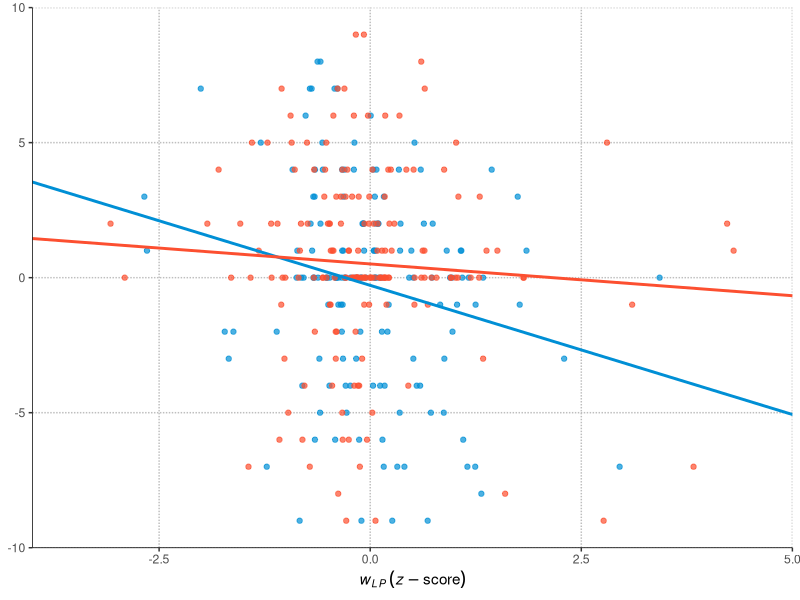
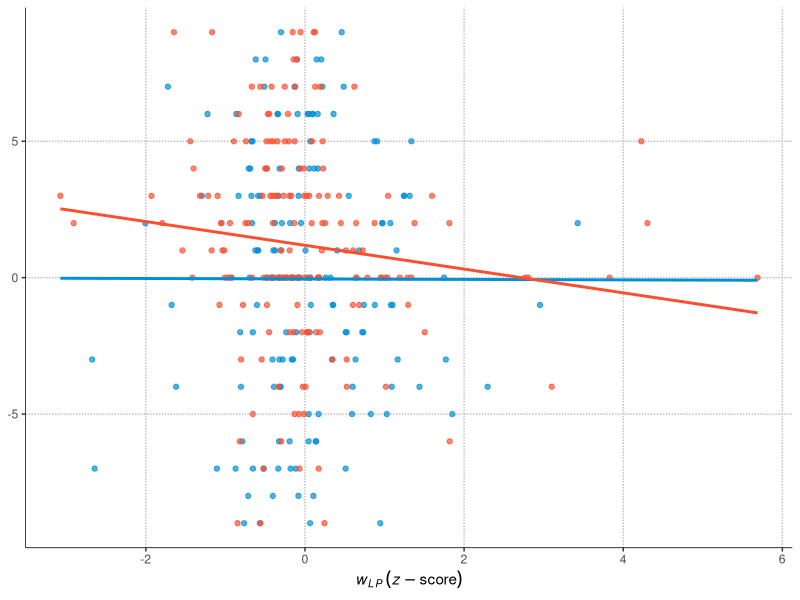
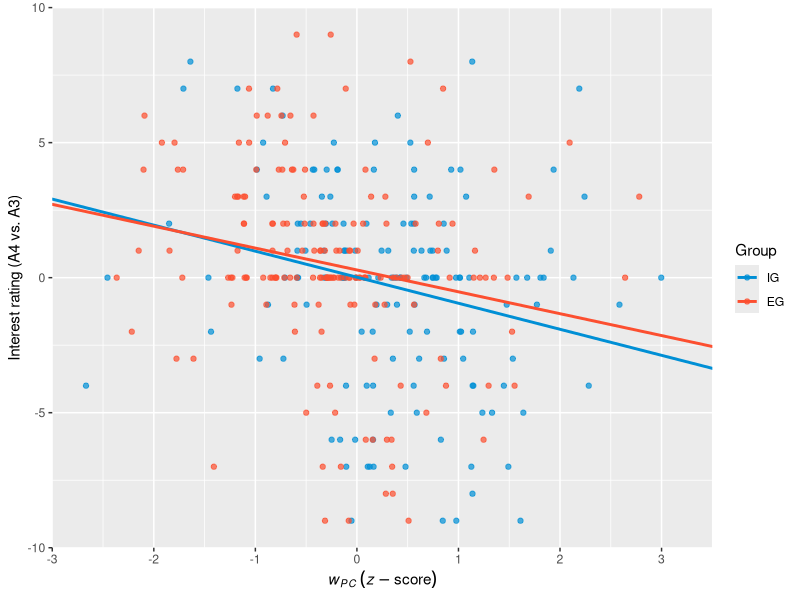
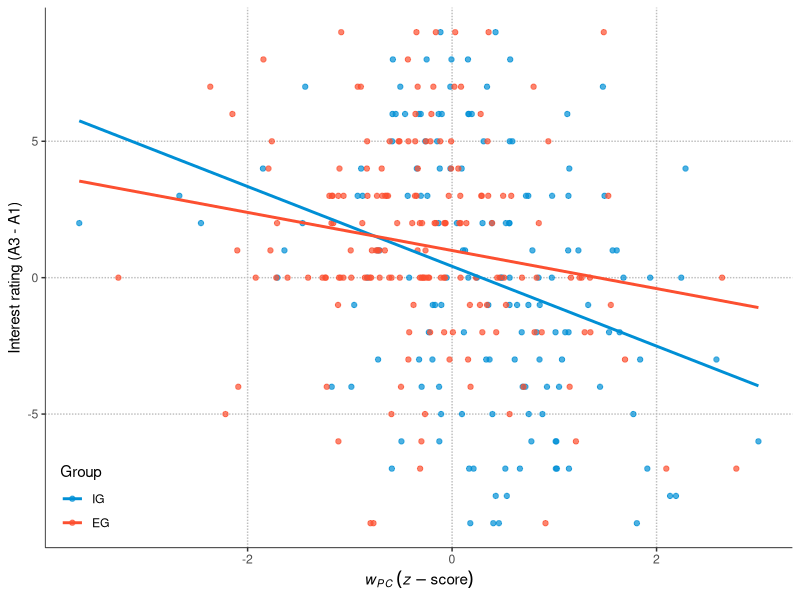

Recreate these plots in R, in order.
library(tidyverse)
library(gridExtra)

# Get interest difference
dft <- tbl_df(read.csv('data/post_play_long.csv')) %>% 
  dplyr::select(sid,grp,tid,int)
A1 <- dplyr::filter(dft, tid == 1)
A3 <- dplyr::filter(dft, tid == 3)
A4 <- dplyr::filter(dft, tid == 4)
rm(dft)
A3['int_dif_A4A3'] = A4$int - A3$int
A3['int_dif_A3A1'] = A3$int - A1$int
diffs <- dplyr::select(A3, sid, int_dif_A4A3, int_dif_A3A1)
rm(A3, A4)

# Get coefficients data
df <- tbl_df(read.csv('data/coef_data.csv')) %>% 
  dplyr::rename(wPC=pc_coef, wLP=rlp_coef) %>% 
  dplyr::mutate(A4minusA3 = -A3minusA4)

# Join datasets and optionally filter poorly fitted models
# df <- dplyr::filter(df, aic_diff >= 2)
df <- dplyr::inner_join(df, diffs, by='sid')

# Convert categorical variables to factors
df <- dplyr::mutate_at(df, vars(sid, grp, ntm), funs(factor))

# Fit linear models
lm_ <- lm(int_dif_A4A3 ~ grp*(wPC+wLP), data=df)
summary(lm_)
lm_ <- lm(int_dif_A3A1 ~ grp*(wPC+wLP), data=df)
summary(lm_)

# Define looks
df$grp <- recode(df$grp, '0' = 'IG', '1' = 'EG')
gcolors = c('#008fd5', '#fc4f30')

# A1. Plot wPC
g_int_wPC_1 <- ggplot(df, aes(x = wPC, y = int_dif_A4A3, col = grp)) +  
  geom_point(alpha=.7) + scale_color_manual(values=gcolors) + 
  geom_smooth(method=lm, se=FALSE, fullrange = TRUE) +
  scale_x_continuous(expand=c(0,0), limits=c(-10,10)) +
  scale_y_continuous(expand=c(0,0), limits=c(-10,10)) +
  coord_cartesian(xlim=c(-3,3.5), ylim=c(-10,10)) +
  labs(
    y = 'Interest rating (A4 vs. A3)',
    x = bquote(italic(w[PC])~(italic(z)-score)),
    col = 'Group') +
  theme_set(
    theme(
      panel.background = element_blank(),
      panel.grid.major = element_line(color = 'gray', linetype = '11'),
      panel.grid.minor = element_line(color = NA),
      axis.line.x = element_line(color="black", size = .25),
      axis.line.y = element_line(color="black", size = .25),
      legend.key = element_rect(color=NA, fill=alpha('white', .5)),
      legend.position = c(0.01, 0.01), 
      legend.justification = c(0, 0),
      legend.background = element_rect(fill=alpha('white', 0.4), size=0)
    )
  )
# A2. Plot wLP
g_int_wLP_1 <- ggplot(df, aes(x = wLP, y = int_dif_A4A3, col = grp)) +  
  geom_point(alpha=.7) + scale_color_manual(values=gcolors) +
  geom_smooth(method=lm, se=FALSE, fullrange=TRUE) +
  scale_x_continuous(expand=c(0,0), limits=c(-10,10)) +
  scale_y_continuous(expand=c(0,0), limits=c(-10,10)) +
  coord_cartesian(xlim=c(-4,5), ylim=c(-10,10)) +
  labs(
    x = bquote(italic(w[LP])~(italic(z)-score)),
    col = 'Group') +
  theme_get() + theme(
    legend.position = "none",
    axis.title.y = element_blank()
  )

plotA <- arrangeGrob(g_int_wPC_1, g_int_wLP_1, ncol=2)

ggsave(
  'intpref_A4A3.png',
  plot = plotA,
  path = '/Users/alexten/Desktop',
  width = 7,
  height = 3,
  units = 'in',
  dpi = 100
)


# A1. Plot wPC
g_int_wPC_2 <- ggplot(df, aes(x = wPC, y = int_dif_A3A1, col = grp)) +  
  geom_point(alpha=.7) + scale_color_manual(values=gcolors) + 
  geom_smooth(method=lm, se=FALSE, fullrange = TRUE) +
  # scale_x_continuous(expand=c(0,0), limits=c(-10,10)) +
  # scale_y_continuous(expand=c(0,0), limits=c(-10,10)) +
  # coord_cartesian(xlim=c(-3,3.5), ylim=c(-10,10)) +
  labs(
    y = 'Interest rating (A3 - A1)',
    x = bquote(italic(w[PC])~(italic(z)-score)),
    col = 'Group') +
  theme_set(
    theme(
      panel.background = element_blank(),
      panel.grid.major = element_line(color = 'gray', linetype = '11'),
      panel.grid.minor = element_line(color = NA),
      axis.line.x = element_line(color="black", size = .25),
      axis.line.y = element_line(color="black", size = .25),
      legend.key = element_rect(color=NA, fill=alpha('white', .5)),
      legend.position = c(0.01, 0.01), 
      legend.justification = c(0, 0),
      legend.background = element_rect(fill=alpha('white', 0.4), size=0)
    )
  )
# A2. Plot wLP
g_int_wLP_2 <- ggplot(df, aes(x = wLP, y = int_dif_A3A1, col = grp)) +  
  geom_point(alpha=.7) + scale_color_manual(values=gcolors) +
  geom_smooth(method=lm, se=FALSE, fullrange=TRUE) +
  # scale_x_continuous(expand=c(0,0), limits=c(-10,10)) +
  # scale_y_continuous(expand=c(0,0), limits=c(-10,10)) +
  # coord_cartesian(xlim=c(-4,5), ylim=c(-10,10)) +
  labs(
    x = bquote(italic(w[LP])~(italic(z)-score)),
    col = 'Group') +
  theme_get() + theme(
    legend.position = "none",
    axis.title.y = element_blank()
  )

plotA <- arrangeGrob(g_int_wPC_2, g_int_wLP_2, ncol=2)
# plot(plotA)
ggsave(
  'intpref_A3A1.png',
  plot = plotA,
  path = '/Users/alexten/Desktop',
  width = 7,
  height = 3,
  units = 'in',
  dpi = 100
)